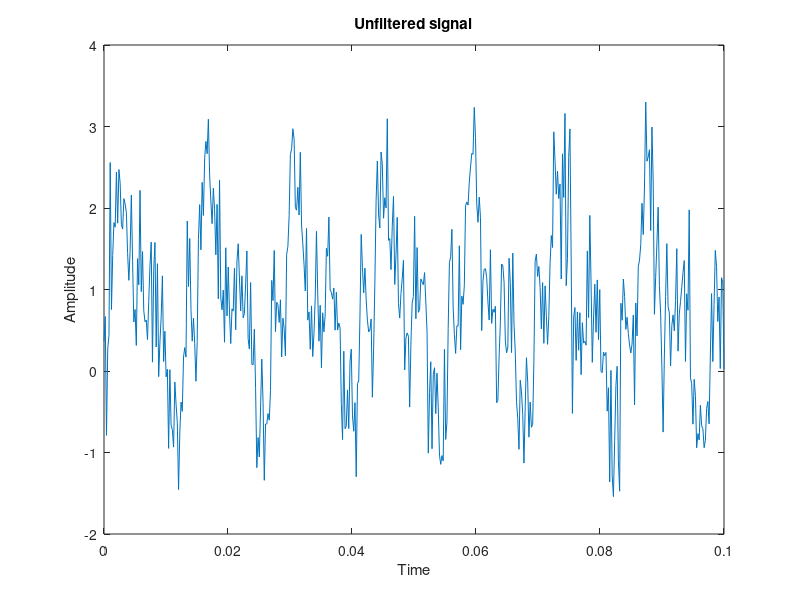
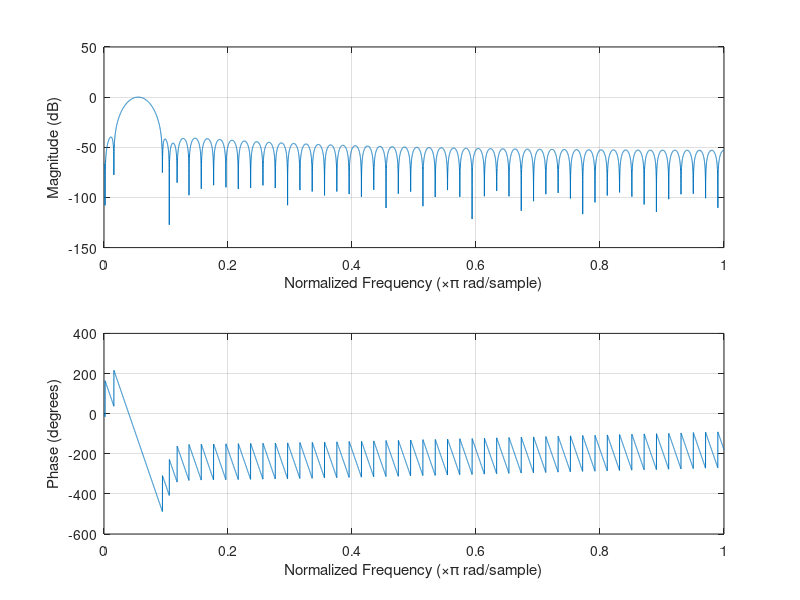
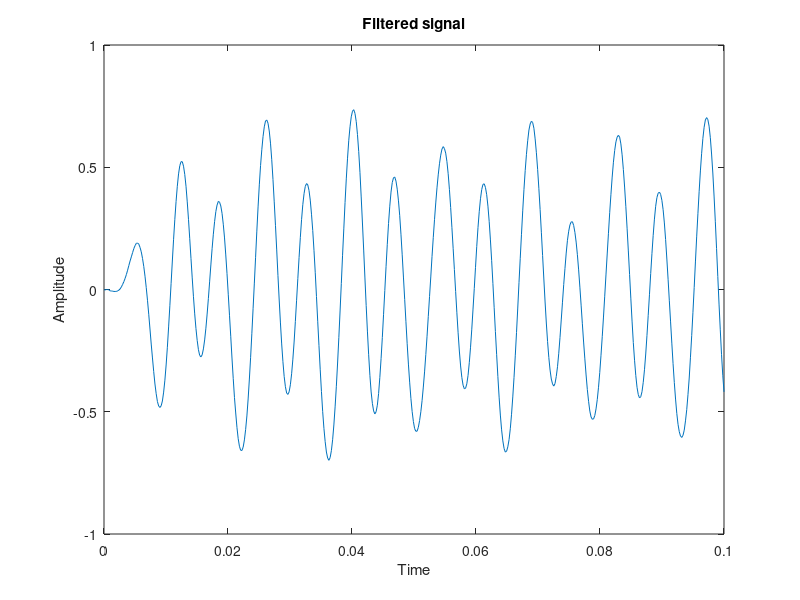

Here is the MATLAB script that generated these plots, in order:
%First, let's make some series of harmonics added to some noise:
points = 500;
t = linspace(0, .1, points);
f = 444; %angular frequency of signal
offset = 0.8;
no_harmonics = 10;
signal = sin(f*t) + offset;
for i = 2:no_harmonics
    if rand(1) > 0.5
        signal = signal + sin(f*i*t)/i;
    else
        signal = signal - sin(f*i*t)/i;
    end
end

r_noise = randn(1,points)/2; %divide by a number to supress noise

signal = signal + r_noise;

figure()
plot(t, signal)
title("Unfiltered signal")
xlabel("Time")
ylabel("Amplitude")

%Next design the filter to correct all the noise

b = fir1(100,[0.054, 0.058]);
figure()
freqz(b,1,10000)

%Finally perform the filtering and display the result:

processed = filter(b, 1, signal);
figure()
plot(t, processed)
title("Filtered signal")
xlabel("Time")
ylabel("Amplitude")